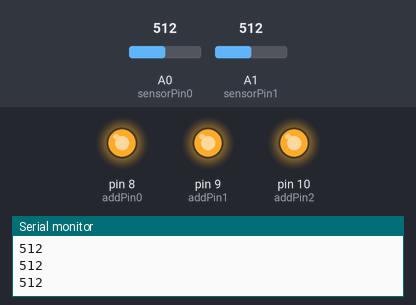
Bench run of a sketch on a simulated Arduino Uno, built with avr-gcc and run on an emulated ATmega328P. On the bench: output pins drawn as LEDs (lit = HIGH), the last lines printed to the serial monitor. Dashed ring = blinking. The inputs (shaded band) are chosen by the test bench; at power-on: A0 (sensorPin0) = 512, A1 (sensorPin1) = 512.

Above: at 1.2 s.
1.3 s: A0 (sensorPin0) set to 0
At 2.9 s:
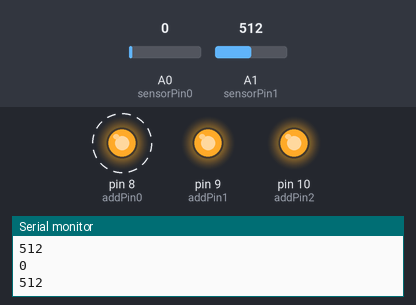
4.3 s: A1 (sensorPin1) set to 1023
At 5.5 s:
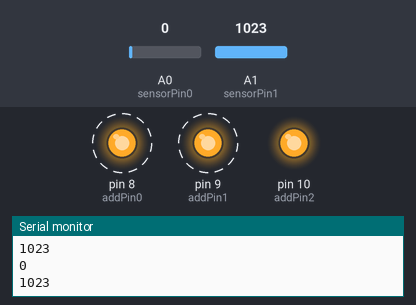
7.3 s: A0 (sensorPin0) set to 122
10.3 s: A0 (sensorPin0) set to 1023
At 12.2 s:
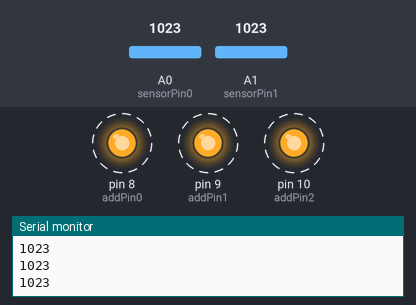
13.3 s: A0 (sensorPin0) set to 900
At 14.0 s:
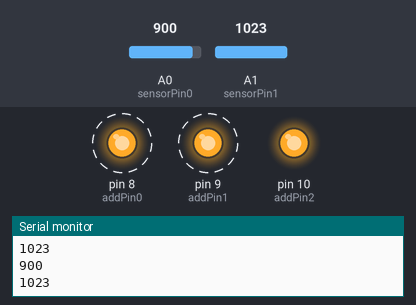
16.3 s: A1 (sensorPin1) set to 0
At 17.3 s:
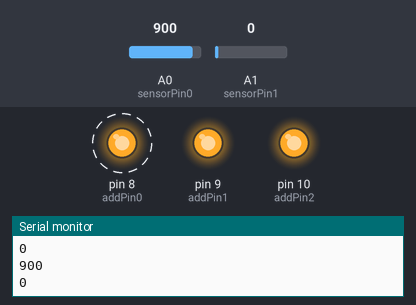
Timing chart, 0 to 20.3 s (numbered marks = the images above; inputs shaded):
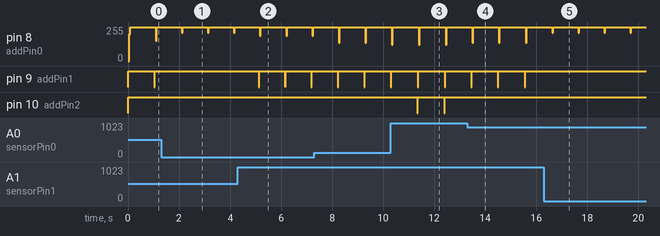

The sketch:

muCon.ino
```cpp
int sensorPin0 = A0;    // select the input pin for the potentiometer
int sensorPin1 = A1;    // select the input pin for the potentiometer
int addPin0   = 8;
int addPin1   = 9;
int addPin2   = 10;

void setup() {
  Serial.begin(9600);
  // put your setup code here, to run once:
  pinMode(addPin0, OUTPUT);
  pinMode(addPin1, OUTPUT);
  pinMode(addPin2, OUTPUT);


  digitalWrite(addPin0, LOW);
  digitalWrite(addPin1, LOW);
  digitalWrite(addPin2, LOW);

}


void loop() {
  int sensorValue0;
  int sensorValue1;
  int address=0;

  Serial.print("Start:----------------------------\n");
  while(address<8){
    digitalWrite(addPin0, (address & 0x1)?HIGH:LOW);
    digitalWrite(addPin1, (address & 0x2)?HIGH:LOW);
    digitalWrite(addPin2, (address & 0x4)?HIGH:LOW);
    sensorValue0 = analogRead(sensorPin0);
    sensorValue1 = analogRead(sensorPin1);
    Serial.print(sensorValue0);
    Serial.print("\n");
    Serial.print(sensorValue1);
    Serial.print("\n");
    address+=1;
  }
  delay(1000);
}
```

Measured:
- after the input at 1.3 s, pin 9 (addPin1): stops changing and stays HIGH
- after the input at 4.3 s, pin 9 (addPin1): alternates HIGH for 1.0 s and LOW for 0.01 s, starting after 0.83 s
- after the input at 10.3 s, pin 10 (addPin2): alternates HIGH for 1.0 s and LOW for 0.01 s, starting after 1.0 s
- after the input at 13.3 s, pin 10 (addPin2): stops changing and stays HIGH
- after the input at 16.3 s, pin 9 (addPin1): stops changing and stays HIGH
- by itself, pin 8 (addPin0): alternates 255/255 for 0.98 s and 212/255 for 0.04 s
